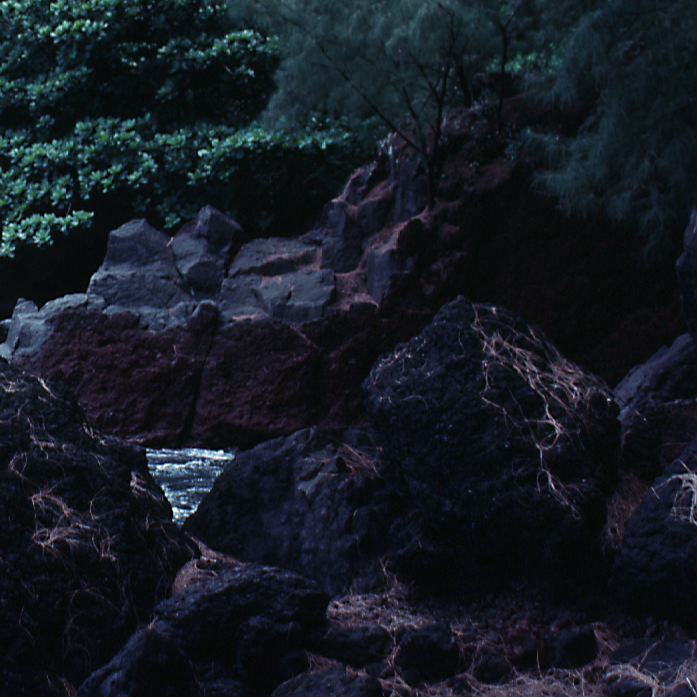
#> input picture images/colour_stream_dark.tif, 697 x 697 px
$ python ex2_1b_contraste_cor.py
#> lines starting #> are read from the running program, lines starting #| are printed output that depends on the picture; after the words box and inside, x2 and y2 are one past the last pixel; in counts of white or black regions, pixels touching at a corner belong together
#> further down, img is the input picture: shape (697, 697, 3); mean B, G, R 35.9, 27.5, 21.9
"""
2.1b - Ajuste de contraste em imagem RGB preservando as cores
Saída esperada: imagem original + imagem resultante + justificativa da estratégia.
Base possível: rgb_hsi_conv.py e 04_contraste_partes.py (do professor).
"""
import numpy as np
import cv2
import matplotlib.pyplot as plt

def add_title(img, text):
    img = np.ascontiguousarray(img)

    canais = 1 if img.ndim == 2 else img.shape[2]

    if canais == 1:
        cor = 255
    else:
        cor = tuple([255] * canais)

    cv2.putText(
        img,
        text,
        (15, 30),
        cv2.FONT_HERSHEY_SIMPLEX,
        0.8,
        cor,
        2
    )

    return img

def hsi_2_rgb(img_hsi: np.ndarray)-> np.ndarray:
    img_hsi = img_hsi.astype(np.float64) / 255

    H = img_hsi[ :, :, 0] * 2 * np.pi
    S = img_hsi[ :, :, 1]
    I = img_hsi[ :, :, 2]

    R = np.zeros(H.shape)
    G = np.zeros(H.shape)
    B = np.zeros(H.shape)

    rad_120 = 2 * np.pi / 3
    rad_240 = 2 * rad_120
    rad_360 = 3 * rad_120
    rad_60  = rad_120 / 2

    # 0 <= H < 120
    mask = (H < rad_120)
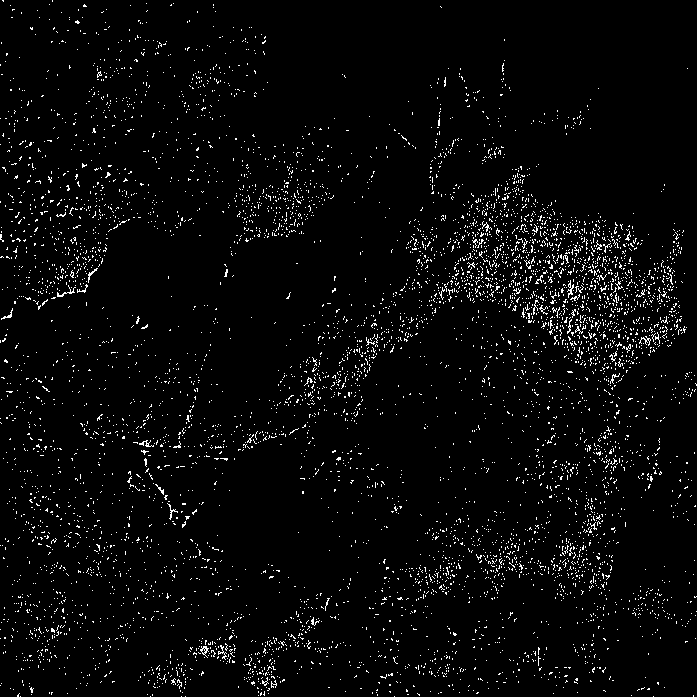
#> mask: shape (697, 697) bool; 3.4% white in thin lines or dots
    B[mask] = I[mask] * (1 - S[mask])
    R[mask] = I[mask] * (1 + ( (S[mask] * np.cos(H[mask]) / np.cos(rad_60 - H[mask])) ) )
    G[mask] = 3 * I[mask] - (R[mask] + B[mask])

    # 120 <= H < 240
    mask = ((H >= rad_120) & (H < rad_240))
#> mask: shape (697, 697) bool; 74.7% white; 9283 black regions (8935 under 20 px), largest, box (x1, y1, x2, y2) and area: (13, 195, 478, 454) 34073, (322, 553, 697, 697) 17741, (470, 186, 628, 497) 9477
    H[mask] = H[mask] - rad_120
    R[mask] = I[mask] * (1 - S[mask])
    G[mask] = I[mask] * ( 1 + (S[mask] * np.cos(H[mask]) / np.cos( rad_60 - H[mask] )) )
    B[mask] = 3 * I[mask] - (R[mask] + G[mask])

    # # 240 <= H < 360
    mask = (H >= rad_240)
#> mask: shape (697, 697) bool; 22% white; 10053 white regions (9795 under 20 px), largest, box (x1, y1, x2, y2) and area: (13, 205, 472, 450) 30068, (322, 553, 697, 697) 16896, (470, 262, 614, 438) 4862
    H[mask] = H[mask] - rad_240
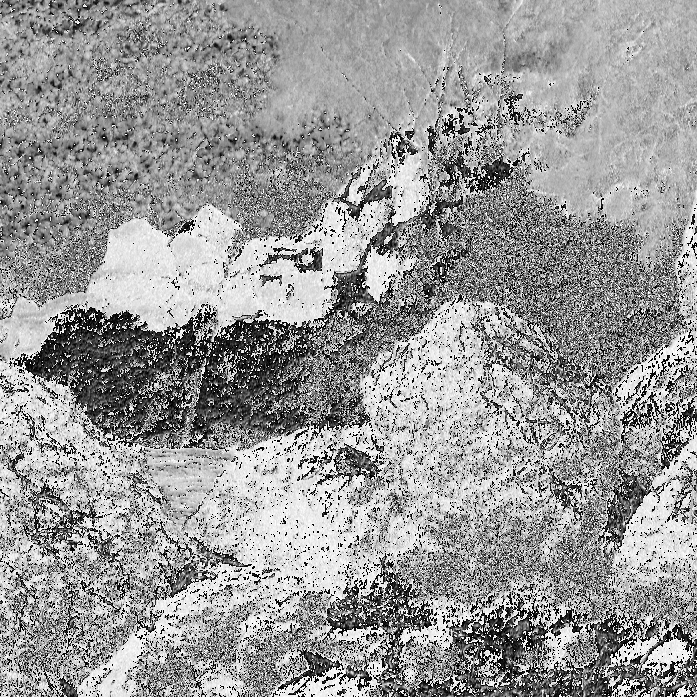
#> H: shape (697, 697) float64; min 0, max 2.07, mean 1.24; drawn with min black and max white
    G[mask] = I[mask] * (1 - S[mask])
    B[mask] = I[mask] * (1 + (S[mask] * np.cos(H[mask]) / np.cos(rad_60 - H[mask])))
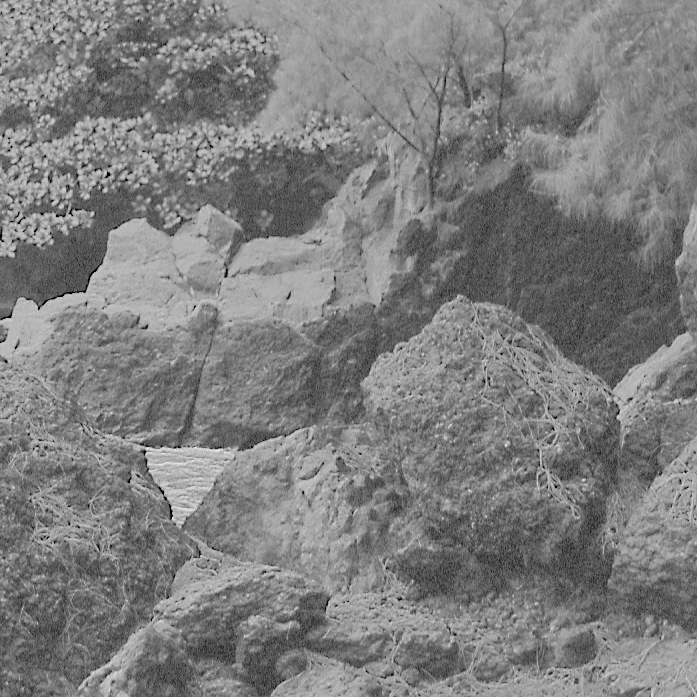
#> B: shape (697, 697) float64; min 0, max 1.43, mean 0.709; drawn with min black and max white
    R[mask] = 3 * I[mask] - (G[mask] + B[mask])
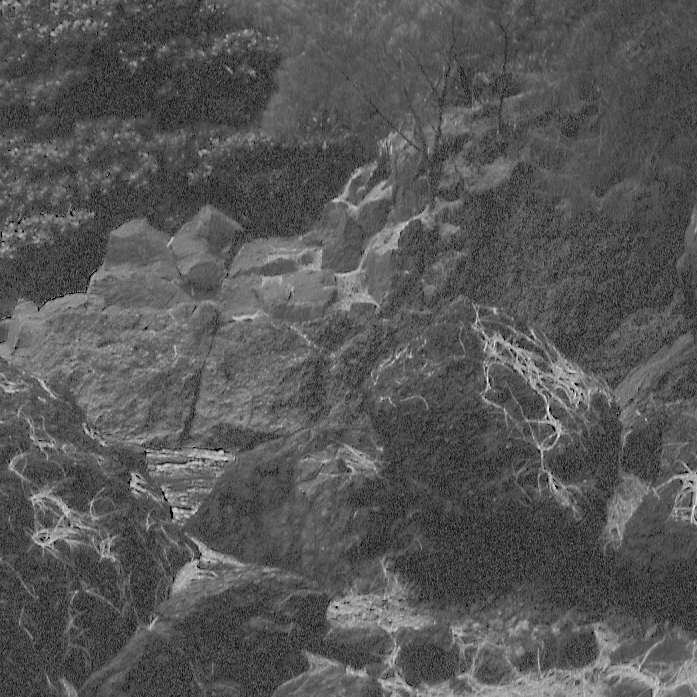
#> R: shape (697, 697) float64; min 0, max 1.27, mean 0.431; drawn with min black and max white

    img_cor = np.stack((R, G, B), axis=2)*255.0
    img_cor = np.clip(img_cor, 0, 255)
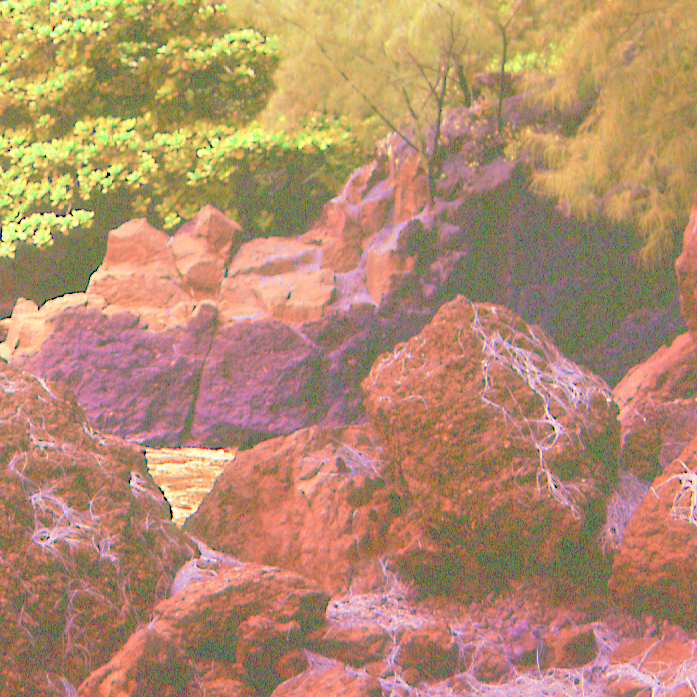
#> img_cor: shape (697, 697, 3) float64; mean of channels 0, 1, 2 109.8, 139.7, 180.4; drawn as B, G, R

    return  (img_cor).astype(np.uint8)
#> returned value: shape (697, 697, 3)

def rgb_2_hsi(img: np.ndarray)-> np.ndarray:
    img = img.astype(np.float64) / 255.0

    R = img[ :, :, 0]
    G = img[ :, :, 1]
    B = img[ :, :, 2]

    # intensidade
    I = (R + G + B) / 3

    # Saturacao
    min_rgb = np.min(img, axis=2)
    S = 1 - ( 3 / (R + G + B + 1e-6) * min_rgb)

    # matriz Hue
    numerador = ( (R - G) + (R - B) ) / 2
    denominador = np.sqrt( (R - G)**2 + ((R - B) * (G - B)) )
    H = np.arccos( numerador / (denominador  + 1e-6))
    H[B > G] = 2 * np.pi - H[B > G]
    H = H / (2 * np.pi)

    img_hsi = np.stack((H, S, I), axis=2)
    return  (img_hsi * 255).astype(np.uint8)

def contraste_log(img: np.ndarray) -> np.ndarray:   # do professor
    img = img.astype(np.float64)
    c = 255 / np.log(256)
    img_out = c * np.log(1 + img)
    return np.clip(img_out, 0, 255).astype(np.uint8)


def contraste_cor(img_bgr: np.ndarray) -> np.ndarray:
    img_rgb = cv2.cvtColor(img_bgr, cv2.COLOR_BGR2RGB)
    img_hsi = rgb_2_hsi(img_rgb)

    # so canal I
    img_hsi[:, :, 2] = contraste_log(img_hsi[:, :, 2])

    img_rgb_out = hsi_2_rgb(img_hsi)
    return cv2.cvtColor(img_rgb_out, cv2.COLOR_RGB2BGR)


if __name__ == '__main__':
    img = cv2.imread('images/colour_stream_dark.tif', cv2.IMREAD_COLOR)
    img_resultado = contraste_cor(img)

    out = cv2.hconcat([add_title(img.copy(), "Original"),
                       add_title(img_resultado.copy(), "Contraste Log em I (HSI)")])
#> call 2 of add_title, with text = 'Contraste Log em I (HSI)'
#> in add_title (call 2), `cv2.putText( img, text, (15, 30), cv2.FONT_HERSHEY_SIMPLEX, 0.8, cor, ..`:
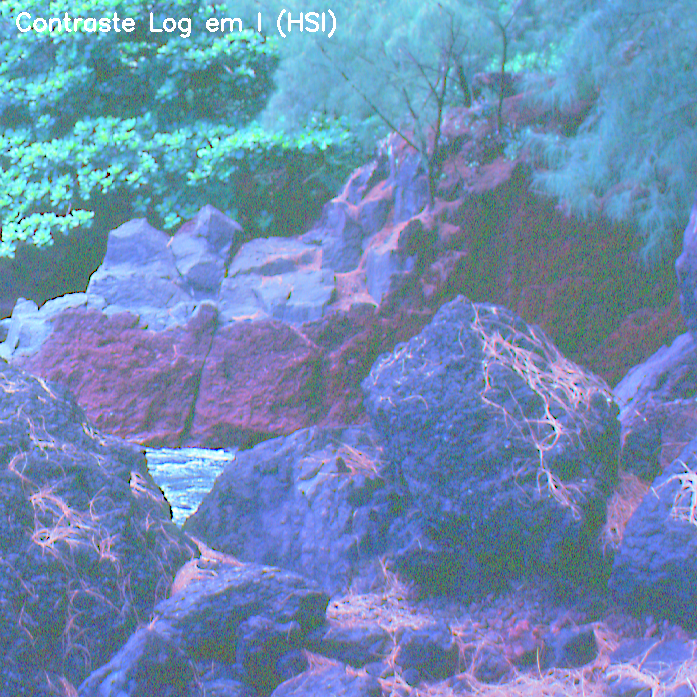
#> img: shape (697, 697, 3); mean B, G, R 180.2, 139.5, 109.9
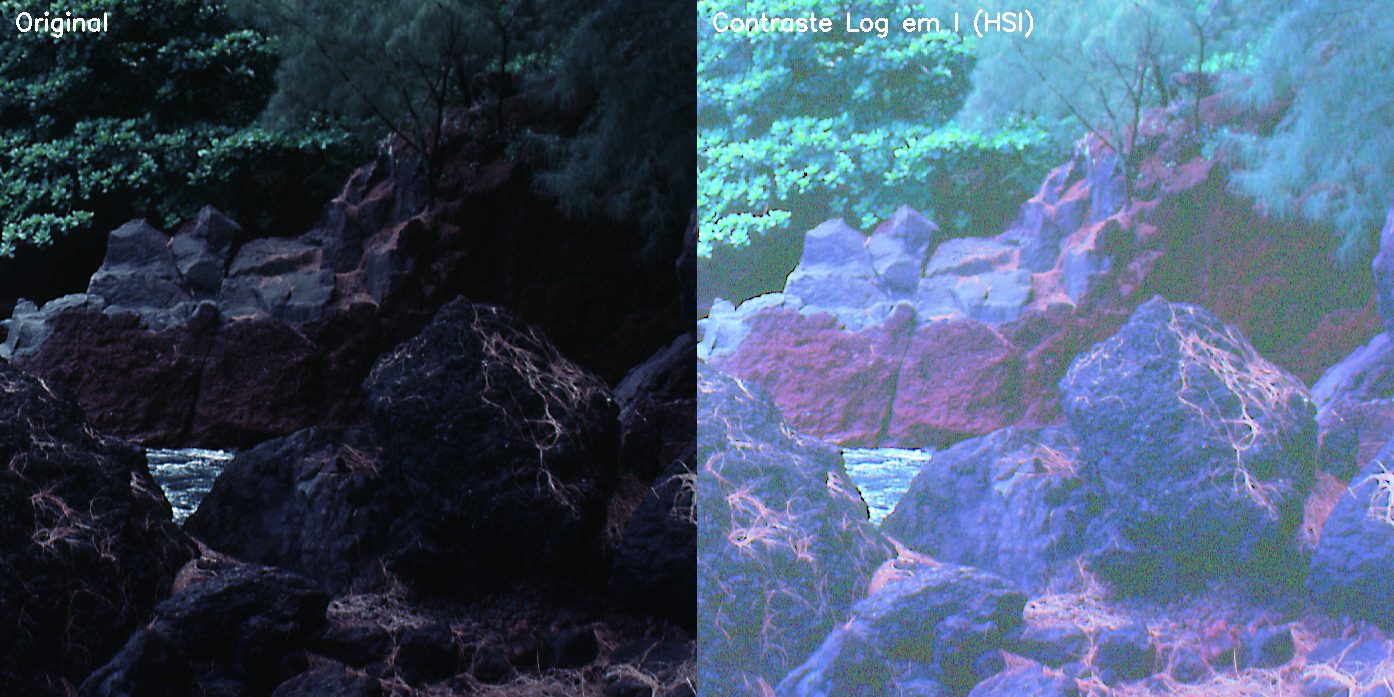
#> out: shape (697, 1394, 3); mean B, G, R 108.2, 83.6, 66.1
    cv2.namedWindow('Comparativo 2.1.b', cv2.WINDOW_NORMAL)
    cv2.imshow('Comparativo 2.1.b', out)
    cv2.waitKey(0)
    cv2.destroyAllWindows()

$ run again, with images/breast_digital_Xray.tif copied over images/colour_stream_dark.tif
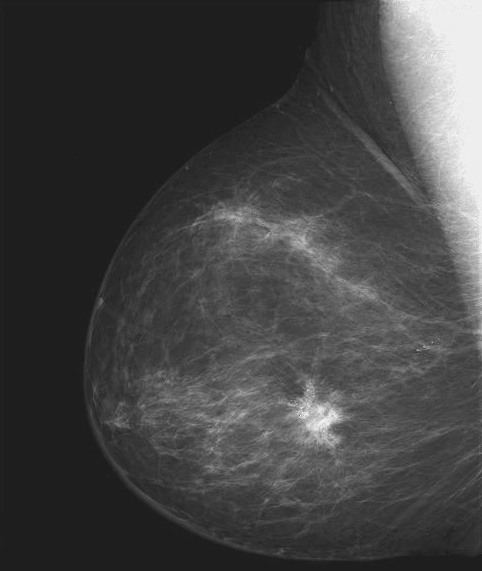
#> input picture images/breast_digital_Xray.tif, 482 x 571 px
#> img is the input picture: shape (571, 482, 3); min 21, max 255, mean 66.7
#> numerador: shape (571, 482) float64; every value is 0
#> in add_title (call 2), `cv2.putText( img, text, (15, 30), cv2.FONT_HERSHEY_SIMPLEX, 0.8, cor, ..`:
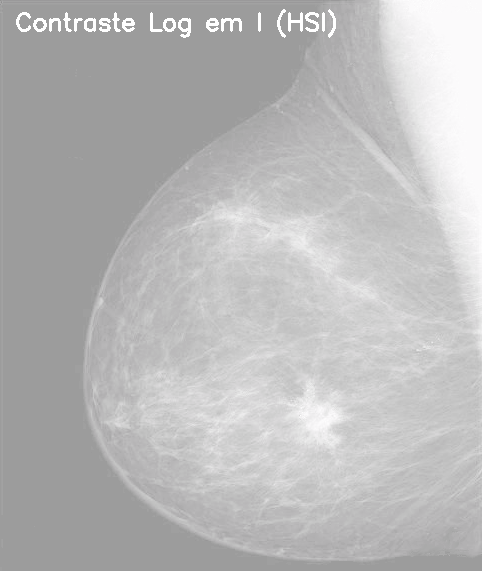
#> img: shape (571, 482, 3); mean of channels 0, 1, 2 185.4, 185.1, 185.4; drawn as B, G, R
#> `out = cv2.hconcat([add_title(img.copy(), "Original"), add_title(img_re..`:
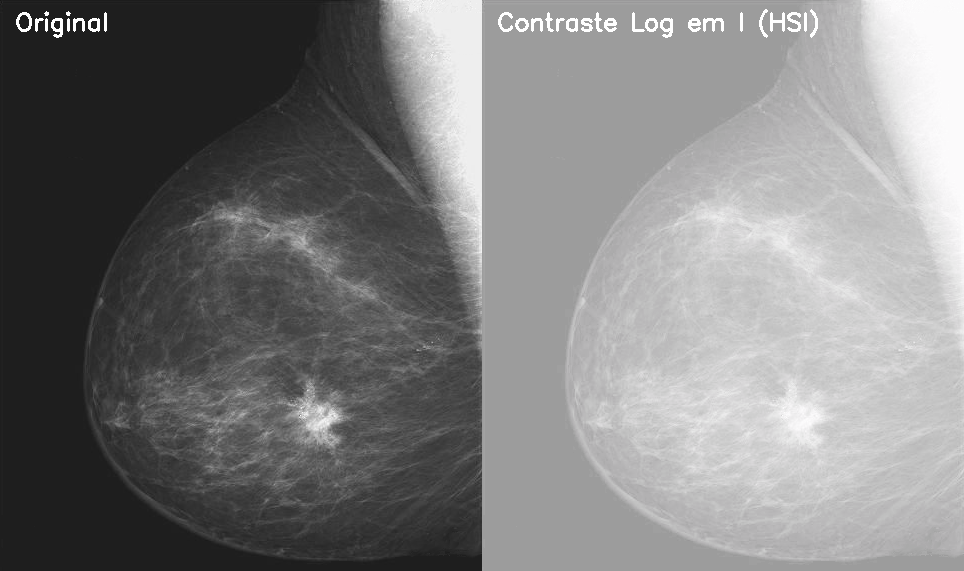
#> out: shape (571, 964, 3); mean B, G, R 126.3, 126.2, 126.3
